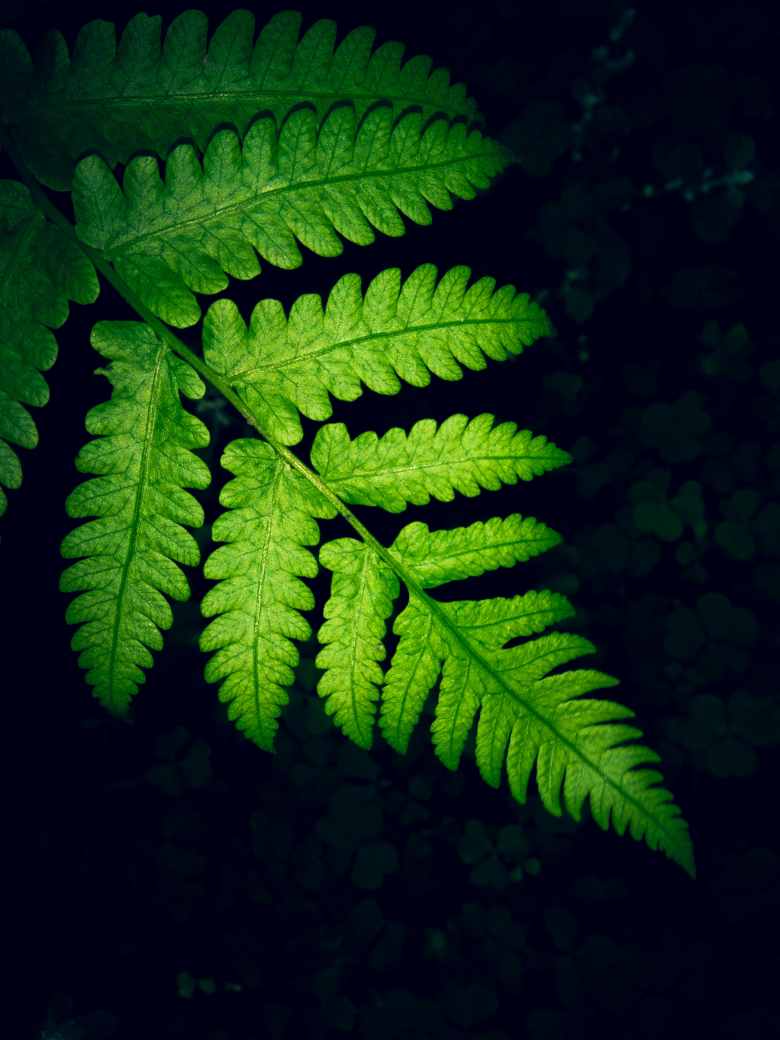
#> input picture image2.jpg, 3120 x 4160 px, found by its file name (shown at 1/4 size)
$ jupyter execute Coordinate_pixel.ipynb
#> lines starting #> are read from the running program, lines starting #| are printed output that depends on the picture
**Create a fucntion which help to find cordinate of any pixel and its color**

[cell 1]
#Importing The Needed Library
import cv2
import numpy as np
#Creating the Functon mouse_event
def mouse_event(event, x, y, flg,param):
    print("event==",event)
    print("x==",x)
    print("y==",y)
    print("flg==",flg)
    print("param==",param)
    font = cv2.FONT_HERSHEY_PLAIN
    if event == cv2.EVENT_LBUTTONDOWN:
        print(x,', ' ,y)

        cord = ". "+str(x) + ', '+ str(y)
        cv2.putText(img, cord, (x, y), font, 1, (255,125 ,100), 2)
        cv2.imshow('image', img)
    #Performing The Task For the Right Button of Mouse
    if event == cv2.EVENT_RBUTTONDOWN:
        b= img[y, x, 0] #for blue channel is 0
        g = img[y, x, 1] #for green channel is 1
        r = img[y, x, 2] #for red channel is 2

        color_bgr = ". "+str(b) + ', '+ str(g)+ ', '+ str(r)
        cv2.putText(img, color_bgr, (x, y), font, 1, (126, 255, 130), 2)
        cv2.imshow('image', img)

#Taken Image2 from C drive
img = cv2.imread('C:\\image\\image2.jpg')
#> img is the input picture: shape (4160, 3120, 3); mean B, G, R 19.5, 47.8, 19.2
#Resize The Image
img=cv2.resize(img,(400,600))
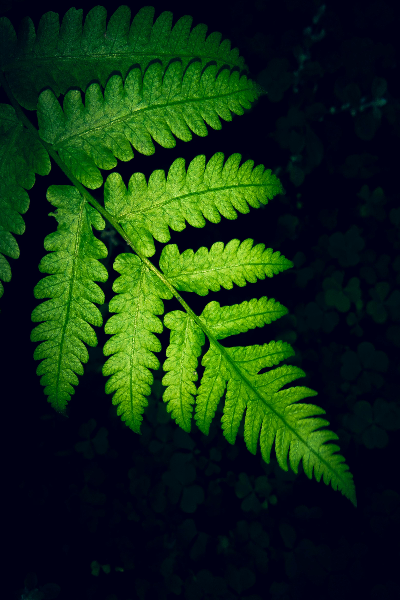
#> img: shape (600, 400, 3); mean B, G, R 19.4, 47.7, 19.2
#showing The Image
cv2.imshow('image', img)

cv2.setMouseCallback('image', mouse_event)

cv2.waitKey(0)
cv2.destroyAllWindows()
